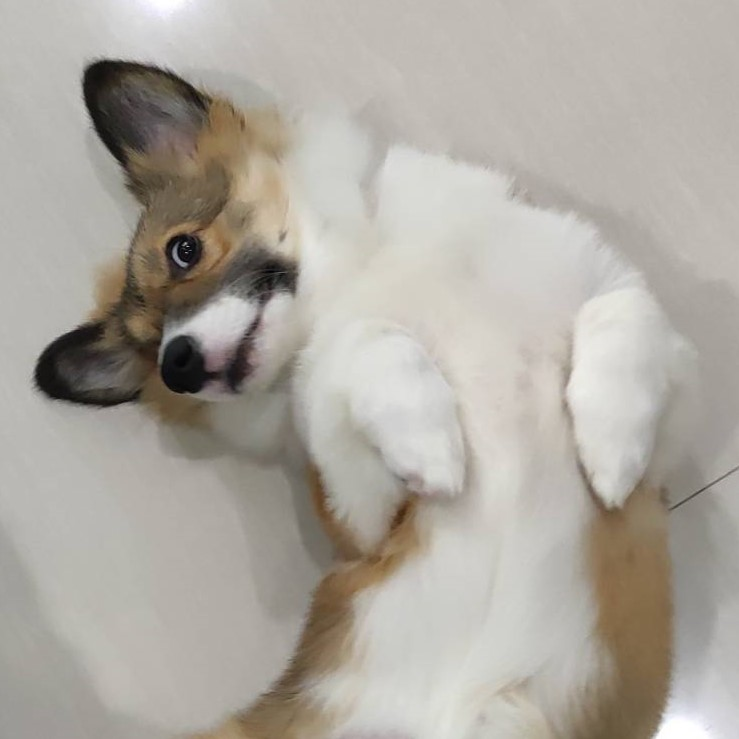
#> input picture dataset/odi.jpg, 739 x 739 px
$ python main.py
#> lines starting #> are read from the running program, lines starting #| are printed output that depends on the picture; after the words box and inside, x2 and y2 are one past the last pixel; in counts of white or black regions, pixels touching at a corner belong together
import cv2
import matplotlib.pyplot as plt
from pathlib import Path

IMG_PATH = Path(__file__).resolve().parent.parent / "dataset" / "odi.jpg"

img = cv2.imread(str(IMG_PATH))
#> img is the input picture: shape (739, 739, 3); mean B, G, R 160.7, 168.8, 173.8
if img is None:
    raise FileNotFoundError(f"Could not load image located at {IMG_PATH}")

# cv2.imshow("Original", img)
# cv2.waitKey(0)
# cv2.destroyAllWindows()

img_gray = cv2.cvtColor(img, cv2.COLOR_BGR2GRAY)
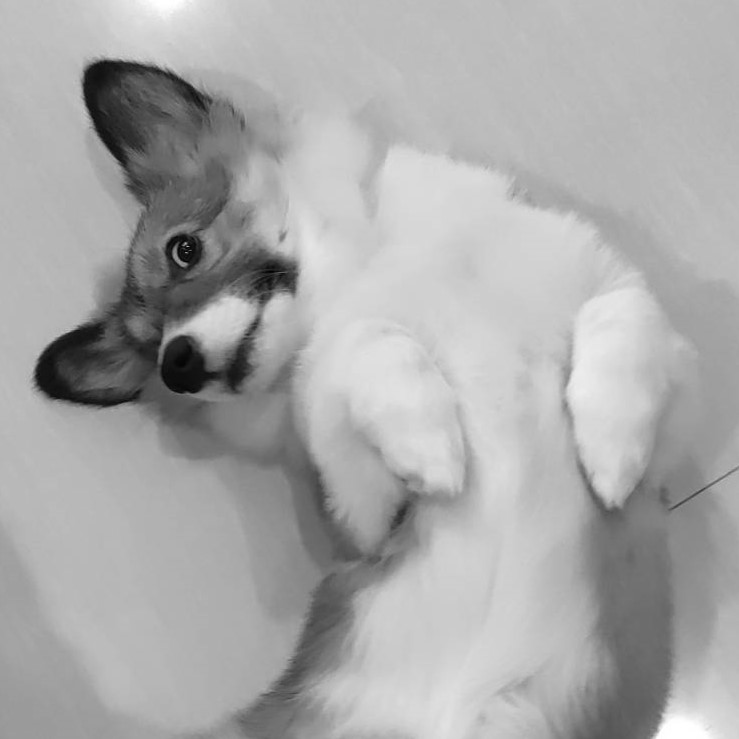
#> img_gray: shape (739, 739); min 0, max 255, mean 169.5

_, img_binary = cv2.threshold(img_gray, 127, 255, cv2.THRESH_BINARY)
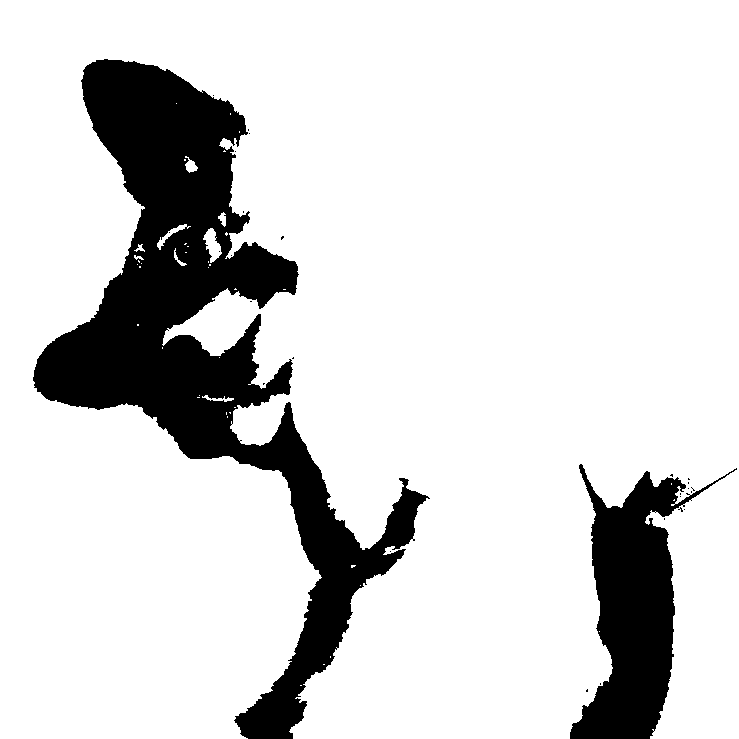
#> img_binary: shape (739, 739); 84% white; 28 black regions (26 under 20 px), largest, box (x1, y1, x2, y2) and area: (33, 59, 430, 739) 68722, (570, 464, 737, 739) 18715
_, img_binary_inv = cv2.threshold(img_gray, 127, 255, cv2.THRESH_BINARY_INV)
_, img_tozero = cv2.threshold(img_gray, 127, 255, cv2.THRESH_TOZERO)
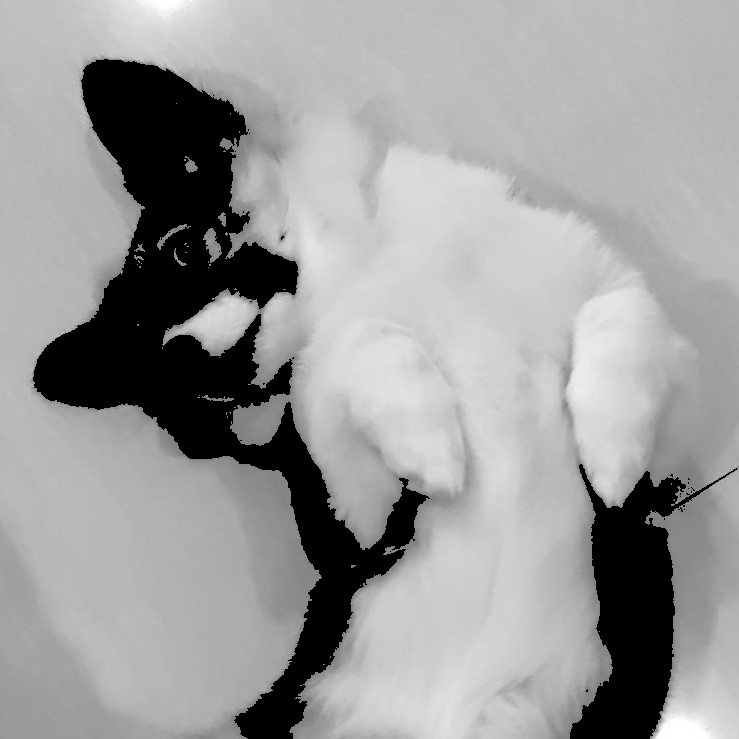
#> img_tozero: shape (739, 739); min 0, max 255, mean 155
_, img_tozero_inv = cv2.threshold(img_gray, 127, 255, cv2.THRESH_TOZERO_INV)
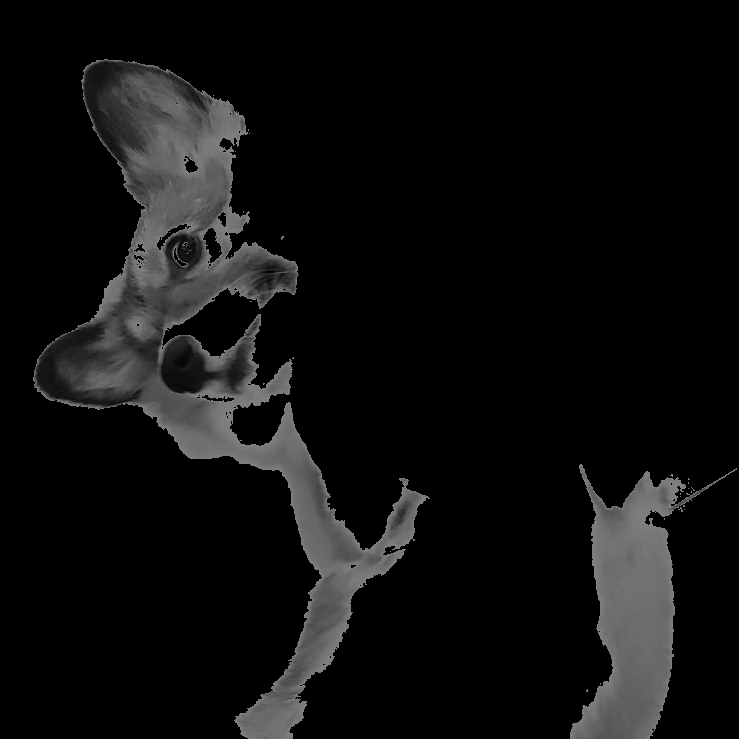
#> img_tozero_inv: shape (739, 739); min 0, max 127, mean 14.5
_, img_trunc = cv2.threshold(img_gray, 127, 255, cv2.THRESH_TRUNC)
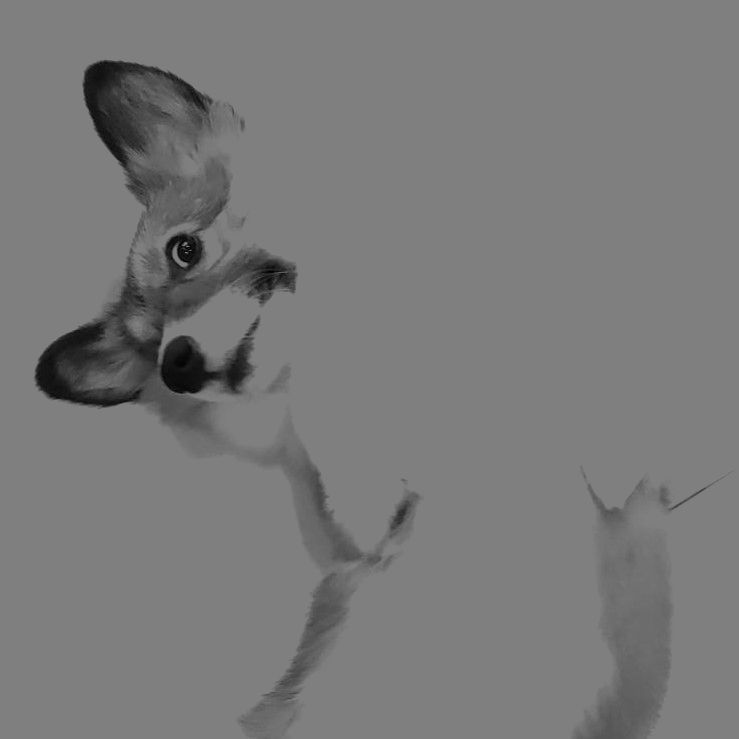
#> img_trunc: shape (739, 739); min 0, max 127, mean 121.1
_, img_otsu = cv2.threshold(img_gray, 0, 255, cv2.THRESH_BINARY + cv2.THRESH_OTSU)
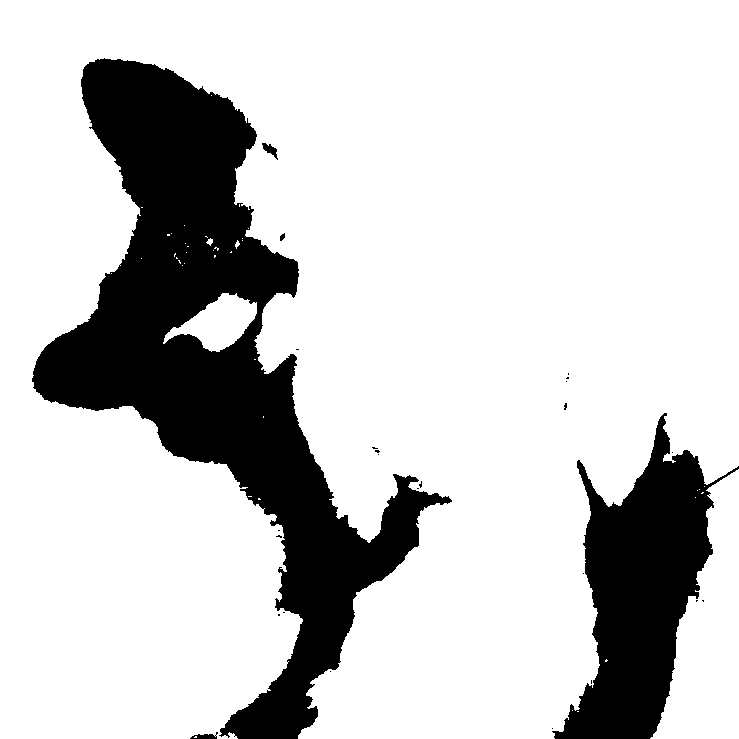
#> img_otsu: shape (739, 739); 79.5% white; 26 black regions (21 under 20 px), largest, box (x1, y1, x2, y2) and area: (32, 58, 452, 739) 84117, (552, 413, 739, 739) 27226, (262, 143, 278, 160) 116, (190, 732, 218, 739) 108, (280, 233, 285, 241) 27

# Collect results
thresh_result = [
    ("binary", img_binary),
    ("binary inversed", img_binary_inv),
    ("tozero", img_tozero),
    ("tozero inversed", img_tozero_inv),
    ("truncated", img_trunc),
    ("otsu", img_otsu),
]

# Plotting
plt.figure("Threshold Result", (6, 4))
for i, (title, img) in enumerate(thresh_result):
    plt.subplot(2, 3, i + 1)
    plt.imshow(img, cmap="gray")
    plt.title(title)
    plt.axis("off")
#> this loop made 6 passes
#> title on passes 1 to 6: 'binary', 'binary inversed', 'tozero', 'tozero inversed', 'truncated', 'otsu'
plt.show()

img = cv2.imread(str(IMG_PATH))
img = cv2.cvtColor(img, cv2.COLOR_BGR2RGB)

# Mean Filter
img_blur = cv2.blur(img, (5, 5))
# Median Filter
img_median = cv2.medianBlur(img, 5)
# Gaussian Blur
img_gaussian = cv2.GaussianBlur(img, (5, 5), 0)
# Bilateral Filter
img_bilateral = cv2.bilateralFilter(img, 9, 75, 75)

# Collect results
blur_result = [
    ("mean", img_blur),
    ("median", img_median),
    ("gaussian", img_gaussian),
    ("bilateral", img_bilateral),
]

# Plotting
plt.figure("Blur Result", (6, 4))
for i, (title, img) in enumerate(blur_result):
    plt.subplot(2, 2, i + 1)
    plt.imshow(img)
    plt.title(title)
    plt.axis("off")
#> this loop made 4 passes
plt.show()
